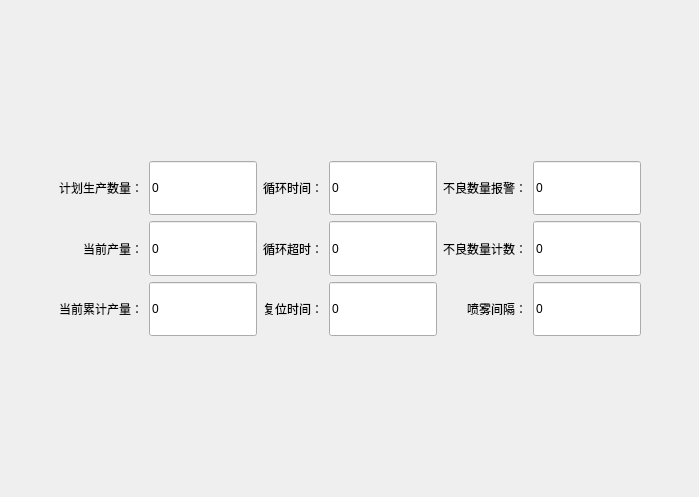
<?xml version="1.0" encoding="UTF-8"?>
<ui version="4.0">
 <class>Frm_ProS</class>
 <widget class="QWidget" name="Frm_ProS">
  <property name="geometry">
   <rect>
    <x>0</x>
    <y>0</y>
    <width>699</width>
    <height>497</height>
   </rect>
  </property>
  <property name="windowTitle">
   <string>Form</string>
  </property>
  <layout class="QGridLayout" name="gridLayout_2">
   <item row="1" column="1">
    <layout class="QGridLayout" name="gridLayout">
     <item row="0" column="0">
      <widget class="QLabel" name="label">
       <property name="sizePolicy">
        <sizepolicy hsizetype="Fixed" vsizetype="Preferred">
         <horstretch>0</horstretch>
         <verstretch>0</verstretch>
        </sizepolicy>
       </property>
       <property name="text">
        <string>计划生产数量：</string>
       </property>
       <property name="alignment">
        <set>Qt::AlignRight|Qt::AlignTrailing|Qt::AlignVCenter</set>
       </property>
      </widget>
     </item>
     <item row="0" column="1">
      <widget class="TLineEdit" name="lePlnPrd">
       <property name="sizePolicy">
        <sizepolicy hsizetype="Expanding" vsizetype="Ignored">
         <horstretch>0</horstretch>
         <verstretch>0</verstretch>
        </sizepolicy>
       </property>
       <property name="text">
        <string>0</string>
       </property>
      </widget>
     </item>
     <item row="0" column="2">
      <widget class="QLabel" name="label_7">
       <property name="sizePolicy">
        <sizepolicy hsizetype="Fixed" vsizetype="Preferred">
         <horstretch>0</horstretch>
         <verstretch>0</verstretch>
        </sizepolicy>
       </property>
       <property name="text">
        <string>循环时间：</string>
       </property>
       <property name="alignment">
        <set>Qt::AlignRight|Qt::AlignTrailing|Qt::AlignVCenter</set>
       </property>
      </widget>
     </item>
     <item row="0" column="3">
      <widget class="QLineEdit" name="leCirTim_2">
       <property name="sizePolicy">
        <sizepolicy hsizetype="Expanding" vsizetype="Ignored">
         <horstretch>0</horstretch>
         <verstretch>0</verstretch>
        </sizepolicy>
       </property>
       <property name="text">
        <string>0</string>
       </property>
      </widget>
     </item>
     <item row="0" column="4">
      <widget class="QLabel" name="label_3">
       <property name="sizePolicy">
        <sizepolicy hsizetype="Fixed" vsizetype="Preferred">
         <horstretch>0</horstretch>
         <verstretch>0</verstretch>
        </sizepolicy>
       </property>
       <property name="text">
        <string>不良数量报警：</string>
       </property>
       <property name="alignment">
        <set>Qt::AlignRight|Qt::AlignTrailing|Qt::AlignVCenter</set>
       </property>
      </widget>
     </item>
     <item row="0" column="5">
      <widget class="TLineEdit" name="leBadPrd">
       <property name="sizePolicy">
        <sizepolicy hsizetype="Expanding" vsizetype="Ignored">
         <horstretch>0</horstretch>
         <verstretch>0</verstretch>
        </sizepolicy>
       </property>
       <property name="text">
        <string>0</string>
       </property>
      </widget>
     </item>
     <item row="1" column="0">
      <widget class="QLabel" name="label_2">
       <property name="sizePolicy">
        <sizepolicy hsizetype="Ignored" vsizetype="Preferred">
         <horstretch>0</horstretch>
         <verstretch>0</verstretch>
        </sizepolicy>
       </property>
       <property name="text">
        <string>当前产量：</string>
       </property>
       <property name="alignment">
        <set>Qt::AlignRight|Qt::AlignTrailing|Qt::AlignVCenter</set>
       </property>
      </widget>
     </item>
     <item row="1" column="1">
      <widget class="QLineEdit" name="lineEdit_2">
       <property name="sizePolicy">
        <sizepolicy hsizetype="Expanding" vsizetype="Ignored">
         <horstretch>0</horstretch>
         <verstretch>0</verstretch>
        </sizepolicy>
       </property>
       <property name="text">
        <string>0</string>
       </property>
      </widget>
     </item>
     <item row="1" column="2">
      <widget class="QLabel" name="label_9">
       <property name="sizePolicy">
        <sizepolicy hsizetype="Fixed" vsizetype="Preferred">
         <horstretch>0</horstretch>
         <verstretch>0</verstretch>
        </sizepolicy>
       </property>
       <property name="text">
        <string>循环超时：</string>
       </property>
       <property name="alignment">
        <set>Qt::AlignRight|Qt::AlignTrailing|Qt::AlignVCenter</set>
       </property>
      </widget>
     </item>
     <item row="1" column="3">
      <widget class="TLineEdit" name="leCirTim">
       <property name="sizePolicy">
        <sizepolicy hsizetype="Expanding" vsizetype="Ignored">
         <horstretch>0</horstretch>
         <verstretch>0</verstretch>
        </sizepolicy>
       </property>
       <property name="text">
        <string>0</string>
       </property>
      </widget>
     </item>
     <item row="1" column="4">
      <widget class="QLabel" name="label_8">
       <property name="sizePolicy">
        <sizepolicy hsizetype="Fixed" vsizetype="Preferred">
         <horstretch>0</horstretch>
         <verstretch>0</verstretch>
        </sizepolicy>
       </property>
       <property name="text">
        <string>不良数量计数：</string>
       </property>
       <property name="alignment">
        <set>Qt::AlignRight|Qt::AlignTrailing|Qt::AlignVCenter</set>
       </property>
      </widget>
     </item>
     <item row="1" column="5">
      <widget class="QLineEdit" name="lineEdit_8">
       <property name="sizePolicy">
        <sizepolicy hsizetype="Expanding" vsizetype="Ignored">
         <horstretch>0</horstretch>
         <verstretch>0</verstretch>
        </sizepolicy>
       </property>
       <property name="text">
        <string>0</string>
       </property>
      </widget>
     </item>
     <item row="2" column="0">
      <widget class="QLabel" name="label_6">
       <property name="sizePolicy">
        <sizepolicy hsizetype="Fixed" vsizetype="Preferred">
         <horstretch>0</horstretch>
         <verstretch>0</verstretch>
        </sizepolicy>
       </property>
       <property name="text">
        <string>当前累计产量：</string>
       </property>
       <property name="alignment">
        <set>Qt::AlignRight|Qt::AlignTrailing|Qt::AlignVCenter</set>
       </property>
      </widget>
     </item>
     <item row="2" column="1">
      <widget class="QLineEdit" name="lineEdit_6">
       <property name="sizePolicy">
        <sizepolicy hsizetype="Expanding" vsizetype="Ignored">
         <horstretch>0</horstretch>
         <verstretch>0</verstretch>
        </sizepolicy>
       </property>
       <property name="text">
        <string>0</string>
       </property>
      </widget>
     </item>
     <item row="2" column="2">
      <widget class="QLabel" name="label_10">
       <property name="sizePolicy">
        <sizepolicy hsizetype="Fixed" vsizetype="Preferred">
         <horstretch>0</horstretch>
         <verstretch>0</verstretch>
        </sizepolicy>
       </property>
       <property name="text">
        <string>复位时间：</string>
       </property>
       <property name="alignment">
        <set>Qt::AlignRight|Qt::AlignTrailing|Qt::AlignVCenter</set>
       </property>
      </widget>
     </item>
     <item row="2" column="3">
      <widget class="TLineEdit" name="leRstTim">
       <property name="sizePolicy">
        <sizepolicy hsizetype="Expanding" vsizetype="Ignored">
         <horstretch>0</horstretch>
         <verstretch>0</verstretch>
        </sizepolicy>
       </property>
       <property name="text">
        <string>0</string>
       </property>
      </widget>
     </item>
     <item row="2" column="4">
      <widget class="QLabel" name="label_11">
       <property name="sizePolicy">
        <sizepolicy hsizetype="Ignored" vsizetype="Preferred">
         <horstretch>0</horstretch>
         <verstretch>0</verstretch>
        </sizepolicy>
       </property>
       <property name="text">
        <string>喷雾间隔：</string>
       </property>
       <property name="alignment">
        <set>Qt::AlignRight|Qt::AlignTrailing|Qt::AlignVCenter</set>
       </property>
      </widget>
     </item>
     <item row="2" column="5">
      <widget class="TLineEdit" name="leSprVal">
       <property name="sizePolicy">
        <sizepolicy hsizetype="Expanding" vsizetype="Ignored">
         <horstretch>0</horstretch>
         <verstretch>0</verstretch>
        </sizepolicy>
       </property>
       <property name="text">
        <string>0</string>
       </property>
      </widget>
     </item>
    </layout>
   </item>
   <item row="1" column="0">
    <spacer name="horizontalSpacer">
     <property name="orientation">
      <enum>Qt::Horizontal</enum>
     </property>
     <property name="sizeHint" stdset="0">
      <size>
       <width>40</width>
       <height>20</height>
      </size>
     </property>
    </spacer>
   </item>
   <item row="0" column="1">
    <spacer name="verticalSpacer">
     <property name="orientation">
      <enum>Qt::Vertical</enum>
     </property>
     <property name="sizeType">
      <enum>QSizePolicy::Maximum</enum>
     </property>
     <property name="sizeHint" stdset="0">
      <size>
       <width>20</width>
       <height>150</height>
      </size>
     </property>
    </spacer>
   </item>
   <item row="2" column="1">
    <spacer name="verticalSpacer_2">
     <property name="orientation">
      <enum>Qt::Vertical</enum>
     </property>
     <property name="sizeType">
      <enum>QSizePolicy::Maximum</enum>
     </property>
     <property name="sizeHint" stdset="0">
      <size>
       <width>20</width>
       <height>150</height>
      </size>
     </property>
    </spacer>
   </item>
   <item row="1" column="2">
    <spacer name="horizontalSpacer_2">
     <property name="orientation">
      <enum>Qt::Horizontal</enum>
     </property>
     <property name="sizeHint" stdset="0">
      <size>
       <width>40</width>
       <height>20</height>
      </size>
     </property>
    </spacer>
   </item>
  </layout>
 </widget>
 <customwidgets>
  <customwidget>
   <class>TLineEdit</class>
   <extends>QLineEdit</extends>
   <header>tlineedit.h</header>
  </customwidget>
 </customwidgets>
 <resources/>
 <connections/>
</ui>
